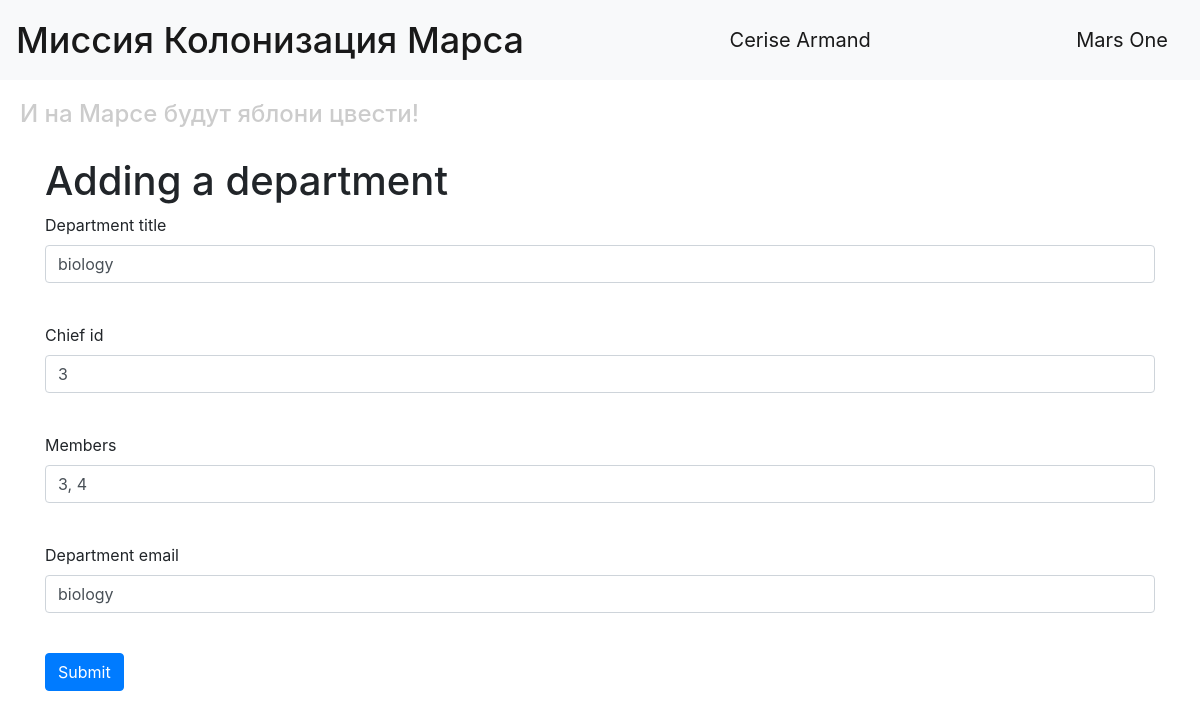
Page /edit_department/2 (signed in) on the committed database.
### data/users.py (models this page shows, shortened)
class User(SqlAlchemyBase, UserMixin, SerializerMixin):
    __tablename__ = 'users'
    id = sqlalchemy.Column(sqlalchemy.Integer, primary_key=True, autoincrement=True)
    surname = sqlalchemy.Column(sqlalchemy.String, nullable=True)
    name = sqlalchemy.Column(sqlalchemy.String, nullable=True)
    age = sqlalchemy.Column(sqlalchemy.Integer, nullable=True)
    position = sqlalchemy.Column(sqlalchemy.String, nullable=True)
    speciality = sqlalchemy.Column(sqlalchemy.String, nullable=True)
    address = sqlalchemy.Column(sqlalchemy.String, nullable=True)
    email = sqlalchemy.Column(sqlalchemy.String, index=True, unique=True, nullable=True)
    hashed_password = sqlalchemy.Column(sqlalchemy.String, nullable=True)
    modified_date = sqlalchemy.Column(sqlalchemy.DateTime, default=datetime.datetime.now)

### data/departments.py (models this page shows, shortened)
class Department(SqlAlchemyBase, UserMixin, SerializerMixin):
    __tablename__ = 'department'
    id = sqlalchemy.Column(sqlalchemy.Integer, primary_key=True, autoincrement=True)
    title = sqlalchemy.Column(sqlalchemy.String, nullable=True)
    chief = sqlalchemy.Column(sqlalchemy.Integer, sqlalchemy.ForeignKey("users.id"))
    members = sqlalchemy.Column(sqlalchemy.String, nullable=True)
    email = sqlalchemy.Column(sqlalchemy.String, nullable=True)
    users = orm.relationship("User")

### main.py (the view, shortened to what this page needs)
@app.route('/edit_department/<int:department_id>', methods=['GET', 'POST'])
def edit_department(department_id):
    form = DepartmentForm()
    if request.method == "GET":
        db_sess = db_session.create_session()
        department = db_sess.query(Department).filter(Department.id == department_id) \
            .filter((Department.chief == current_user.id) | (current_user.id == 1)).first()
        if department:
            form.title.data = department.title
            form.chief.data = department.chief
            form.members.data = department.members
            form.email.data = department.email
        else:
            abort(404)
    return render_template('department.html', title='Edit department', form=form)

### forms/user.py
class DepartmentForm(FlaskForm):
    title = StringField('Department title', validators=[DataRequired()])
    chief = IntegerField('Chief id', validators=[DataRequired()])
    members = StringField('Members', validators=[DataRequired()])
    email = StringField('Department email', validators=[DataRequired()])
    submit = SubmitField('Submit')

### data/db_session.py (called while the page is built)
def create_session() -> Session:
    global __factory
    return __factory()

### main.py (called while the page is built)
@login_manager.user_loader
def load_user(user_id):
    db_sess = db_session.create_session()
    return db_sess.query(User).get(user_id)

### templates/department.html (shortened to what this page needs)
{% extends "base.html" %}
{% block content %}
<h1>Adding a department</h1>
<form action="" method="post">
    <p>
        {{ form.title.label }}<br>
        {{ form.title(class="form-control") }}<br>
    </p>
    <p>
        {{ form.chief.label }}<br>
        {{ form.chief(class="form-control") }}<br>
    </p>
    <p>
        {{ form.members.label }}<br>
        {{ form.members(class="form-control") }}<br>
    </p>
    <p>
        {{ form.email.label }}<br>
        {{ form.email(class="form-control") }}<br>
    </p>
    <p>{{ form.submit(type="submit", class="btn btn-primary") }}</p>
</form>
{% endblock %}

### templates/base.html (shortened to what this page needs)
<!DOCTYPE html>
<html lang="en">
<head>
    <link rel="stylesheet"
          href="https://stackpath.bootstrapcdn.com/bootstrap/4.4.1/css/bootstrap.min.css"
>
    <link rel="stylesheet" style="text/css" href="./static/css/style.css" />
</head>
<body>
<header>
    <nav class="navbar navbar-light bg-light">
        <span class="navbar-brand mb-0 h1">Миссия Колонизация Марса</span>
        {% if current_user.is_authenticated %}
            <a class="navbar-brand" href="/logout">{{ current_user.name }} {{ current_user.surname }}</a>
        {% else %}
            <p>
                <a class="btn btn-primary " href="/register">Зарегистрироваться</a>
                <a class="btn btn-success" href="/login">Войти</a>
            </p>
        {% endif %}
        <a class="navbar-brand" href="/">Mars One</a>
    </nav>
    <h4>И на Марсе будут яблони цвести!</h4>
    <main role="main" class="container">
        {% block content %}{% endblock %}
    </main>
</header>
</body>
</html>

### static/css/style.css (style rules this page uses)
h4 { color: #cccccc; padding: 20px; }
span.navbar-brand { font-size: 36px; }
.container { padding-bottom: 50px; }

### rows in the picture
User: name "Cerise", surname "Armand"
Department: title "biology", chief "3", members "3, 4", email "biology"
